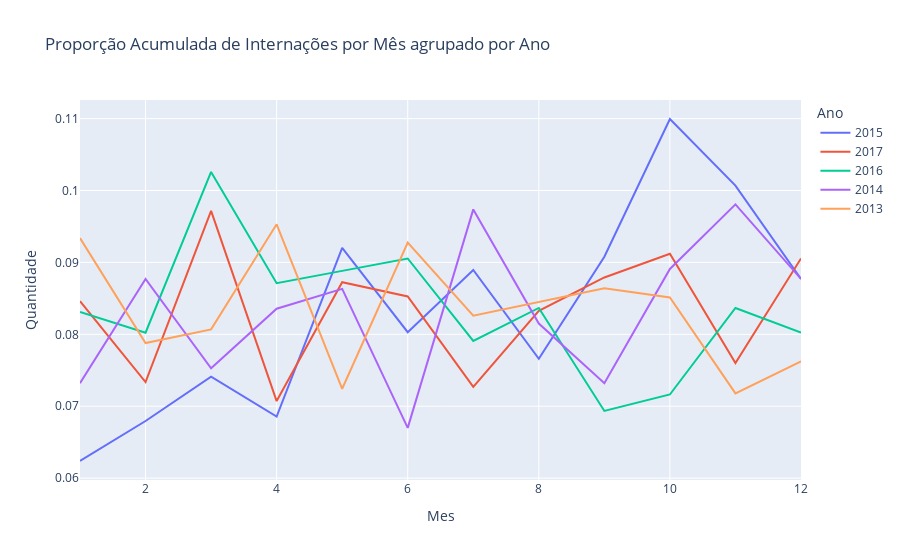

Notebook cell for this chart:
### Code cell
px.line(ano_mes_internacao_cum, x='Mes', y = 'Quantidade', color='Ano', title='Proporção Acumulada de Internações por Mês agrupado por Ano')

### Figure 1 — Plotly figure (JSON) as saved in the notebook; plotly's stock layout.template omitted (floating-point values rounded to 4 significant figures)
{"data": [{"hovertemplate": "Ano=2015<br>Mes=%{x}<br>Quantidade=%{y}<extra></extra>", "legendgroup": "2015", "line": {"color": "#636efa", "dash": "solid"}, "marker": {"symbol": "circle"}, "mode": "lines", "name": "2015", "orientation": "v", "showlegend": true, "type": "scatter", "x": [1, 2, 3, 4, 5, 6, 7, 8, 9, 10, 11, 12], "xaxis": "x", "y": [0.06238, 0.06794, 0.07412, 0.06856, 0.09203, 0.0803, 0.08894, 0.07659, 0.0908, 0.1099, 0.1007, 0.08771], "yaxis": "y"}, {"hovertemplate": "Ano=2017<br>Mes=%{x}<br>Quantidade=%{y}<extra></extra>", "legendgroup": "2017", "line": {"color": "#EF553B", "dash": "solid"}, "marker": {"symbol": "circle"}, "mode": "lines", "name": "2017", "orientation": "v", "showlegend": true, "type": "scatter", "x": [1, 2, 3, 4, 5, 6, 7, 8, 9, 10, 11, 12], "xaxis": "x", "y": [0.0846, 0.07336, 0.09716, 0.07072, 0.08724, 0.08526, 0.0727, 0.08328, 0.0879, 0.09121, 0.07601, 0.09055], "yaxis": "y"}, {"hovertemplate": "Ano=2016<br>Mes=%{x}<br>Quantidade=%{y}<extra></extra>", "legendgroup": "2016", "line": {"color": "#00cc96", "dash": "solid"}, "marker": {"symbol": "circle"}, "mode": "lines", "name": "2016", "orientation": "v", "showlegend": true, "type": "scatter", "x": [1, 2, 3, 4, 5, 6, 7, 8, 9, 10, 11, 12], "xaxis": "x", "y": [0.08309, 0.08023, 0.1026, 0.08711, 0.08883, 0.09054, 0.07908, 0.08367, 0.06934, 0.07163, 0.08367, 0.08023], "yaxis": "y"}, {"hovertemplate": "Ano=2014<br>Mes=%{x}<br>Quantidade=%{y}<extra></extra>", "legendgroup": "2014", "line": {"color": "#ab63fa", "dash": "solid"}, "marker": {"symbol": "circle"}, "mode": "lines", "name": "2014", "orientation": "v", "showlegend": true, "type": "scatter", "x": [1, 2, 3, 4, 5, 6, 7, 8, 9, 10, 11, 12], "xaxis": "x", "y": [0.0732, 0.08771, 0.07528, 0.08356, 0.08633, 0.06699, 0.09738, 0.08149, 0.0732, 0.08909, 0.09807, 0.08771], "yaxis": "y"}, {"hovertemplate": "Ano=2013<br>Mes=%{x}<br>Quantidade=%{y}<extra></extra>", "legendgroup": "2013", "line": {"color": "#FFA15A", "dash": "solid"}, "marker": {"symbol": "circle"}, "mode": "lines", "name": "2013", "orientation": "v", "showlegend": true, "type": "scatter", "x": [1, 2, 3, 4, 5, 6, 7, 8, 9, 10, 11, 12], "xaxis": "x", "y": [0.09339, 0.07878, 0.08069, 0.0953, 0.07243, 0.09276, 0.08259, 0.0845, 0.0864, 0.08513, 0.07179, 0.07624], "yaxis": "y"}], "layout": {"legend": {"title": {"text": "Ano"}, "tracegroupgap": 0}, "title": {"text": "Proporção Acumulada de Internações por Mês agrupado por Ano"}, "xaxis": {"anchor": "y", "domain": [0, 1], "title": {"text": "Mes"}}, "yaxis": {"anchor": "x", "domain": [0, 1], "title": {"text": "Quantidade"}}}}
